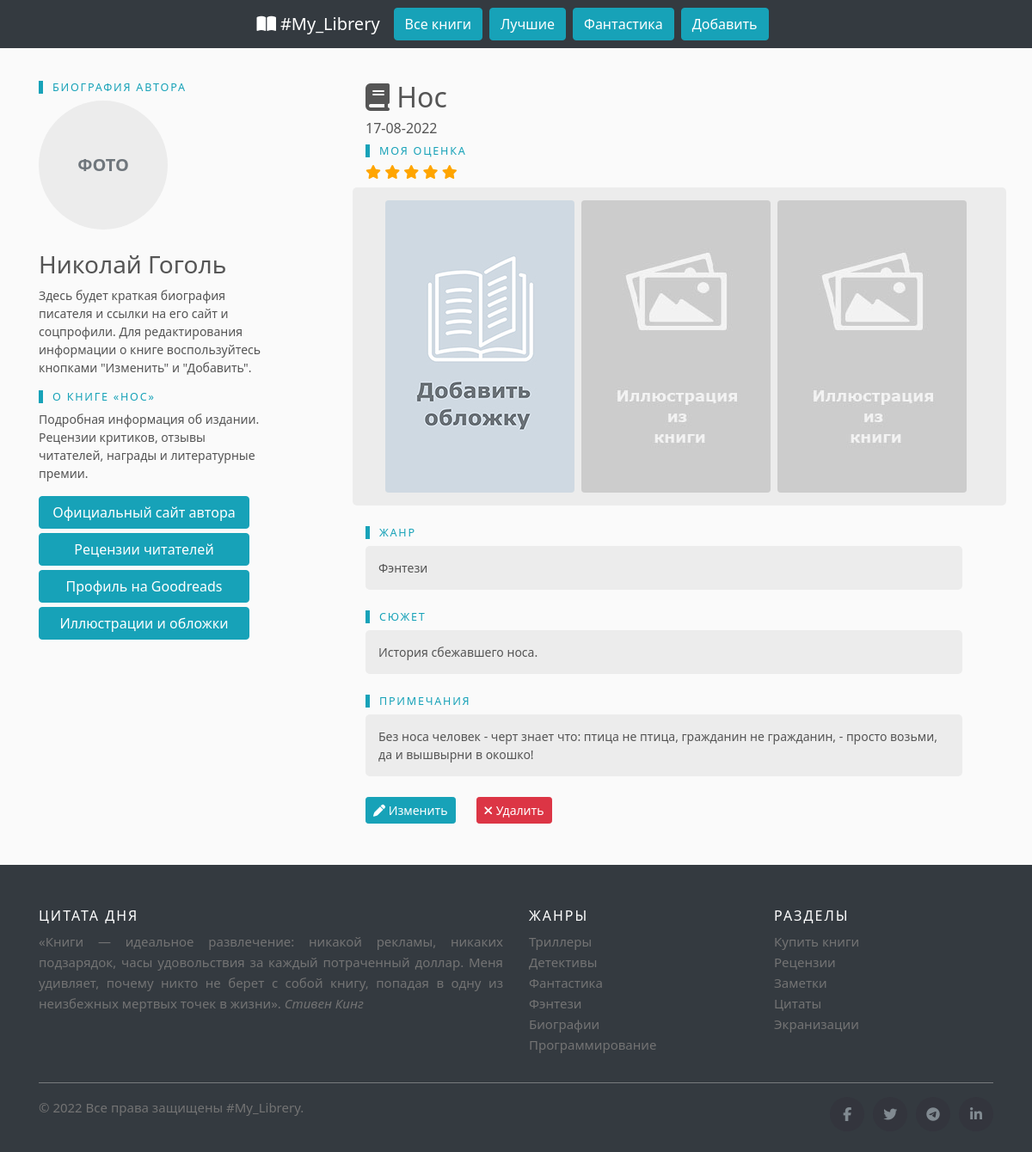
/1/, run on the app's committed database.
### reader/models.py (models this page shows, shortened)
class Book(db.Model):
	id = db.Column(db.Integer, primary_key=True)
	title = db.Column(db.String(100), unique=True, nullable=False)
	author = db.Column(db.String(100), nullable=False)
	genre = db.Column(db.String(20), nullable=False)
	rating = db.Column(db.Integer)
	cover = db.Column(db.String(50), nullable=False, default='default.jpg')
	description = db.Column(db.Text)
	notes = db.Column(db.Text)
	created_at = db.Column(db.DateTime(timezone=True), server_default=func.now())

### reader/routes.py (the view)
@app.route("/<int:book_id>/")
def book(book_id):
    book = Book.query.get_or_404(book_id)
    return render_template("book.html", book=book)

### reader/templates/book.html (shortened to what this page needs)
{% extends 'base/base.html' %}
{% block content %}
<div class="container" style="margin-top:30px">
  <div class="row">
    <div class="col-sm-4">
      <h4 class="heading">Биография автора</h4>
      <div class="circle">
        <span>Фото</span>
      </div>
      <div class="book">
      <h3 class="mt-4">{{ book.author }}</h5>
      <p>Здесь будет краткая биография писателя и ссылки на его сайт и соцпрофили. Для редактирования информации о книге воспользуйтесь кнопками "Изменить" и "Добавить".</p>
      <h4 class="heading">О книге «{{ book.title }}»</h4>
      <p>Подробная информация об издании. Рецензии критиков, отзывы читателей, награды и литературные премии.</p>
    </div>
<div class="col-xs-12 sidebutton-wrapper">
  <button type="button" class="btn btn-info">Официальный сайт автора</button>
  <button type="button" class="btn btn-info">Рецензии читателей</button>
  <button type="button" class="btn btn-info">Профиль на Goodreads</button>
  <button type="button" class="btn btn-info">Иллюстрации и обложки</button>
</div>
    </div>
    <div class="col-sm-8">
      <h2><i class="fa fa-book"></i> {{ book.title }}</h2>
      <h6>{{ book.created_at.strftime('%d-%m-%Y') }}</h6>
          <h4 class="heading">Моя оценка</h4>
          <h6>{% set stars = book.rating | int %}
          {% for n in range(stars) %}
          <span class="fa fa-star checked" style="color:orange"></span>
          {% endfor %}
      </h6>
      <div class="book-cover row justify-content-center  mb-4">
          <a href="{{ url_for('send_file', filename=book.cover) }}"><img src="{{ url_for('send_file', filename=book.cover) }}" class="rounded mr-2" alt="Обложка {{ book.title }}"></a>
          <a href="{{ url_for('send_file', filename='illustration.jpg') }}"><img src="{{ url_for('send_file', filename='illustration.jpg') }}" class="rounded mr-2" alt="Обложка {{ book.title }}"></a>
          <a href="{{ url_for('send_file', filename='illustration.jpg') }}"><img src="{{ url_for('send_file', filename='illustration.jpg') }}" class="rounded mr-2" alt="Обложка {{ book.title }}"></a>
      </div>
      <div>
      <h4 class="heading">Жанр</h4>
      <div class="book-info mb-4">
      <p>{{ book.genre.title() }}</p>
      </div>
      <h4 class="heading">Сюжет</h4>
      <div class="book-info mb-4">
      <p>{{ book.description }}</p>
      </div>
      <h4 class="heading">Примечания</h4>
      <div class="book-info mb-4">
      <p>{{ book.notes }}</p>
      </div>
            <div class="text-center d-flex">
      <button type="button" class="btn btn-info btn-sm mr-4">
       <a href="#" style="color:white; text-decoration:none"><i class="fas fa-pen"></i> Изменить</a>
      </button>
      <form action="{{ url_for('delete', book_id=book.id) }}" method="POST">
        <button class='btn btn-danger btn-sm' type="submit" value="Удалить" onclick="return confirm('Удалить книгу?')"><i class="fa fa-times"></i> Удалить</button>
      </form>
    </div>
 </div>
  </div>
   </div>
    </div>
{% endblock %}

### reader/static/css/style.css (style rules this page uses)
:root { --bs-font-sans-serif: system-ui, -apple-system, "Segoe UI", Roboto, "Helvetica Neue", Arial, "Noto Sans", "Liberation Sans", sans-serif, "Apple Color Emoji", "Segoe UI Emoji", "Segoe UI Symbol", "Noto Color Emoji"; --bs-font-monospace: SFMono-Regular, Menlo, Monaco, Consolas, "Liberation Mono", "Courier New", monospace; }
* { box-sizing: border-box; }
html, body { width: 100%; height: 100%; }
.circle { width: 150px; height: 150px; background: #ececec; text-align: center; border-radius: 100%; font-size: 20px; padding-top: 10px; }
.circle span { font-size: 20px; color: #6f767c; text-transform: uppercase; font-weight: 900; margin-top: 50px; display: block; }
body { padding: 1rem 0; background: #fafafa; color:#555; font-family:var(--bs-font-sans-serif); font-size:0.875rem; font-weight:400; }
h2, .h2 { font-size:calc(1.325rem + .9vw) }
@media (min-width: 1200px) { h2, .h2 { font-size:2rem; color: #555; } }
h3, .h3 { font-size:calc(1.3rem + .6vw) }
@media (min-width: 1200px) { h3, .h3 { font-size:1.75rem } }
h4, .h4 { font-size:calc(1.275rem + .3vw) }
@media (min-width: 1200px) { h4, .h4 { font-size:1.5rem } }
h6, .h6 { font-size:1rem }
a { color:#4f4f4f }
.book p { width:75%; }
.book-info p { width:95%; border-radius: 5px; background-color: #ececec; padding: 15px }
.book-cover { width:auto; border-radius: 5px; background-color: #ececec; padding: 15px }
.heading { position:relative; padding-left:1rem; font-size:.9em; text-transform:uppercase; letter-spacing:0.11rem; color:#17a2b8 }
.heading:before { content:""; display:inline-block; width:5px; height:100%; background:#17a2b8; position:absolute; left:0; top:0 }
.sidebutton-wrapper .btn { margin-bottom:5px; width: 70%; }

### data on the page
Book: author "Николай Гоголь", title "НОС", title "Нос", created_at "17-08-2022", rating 5 (drawn), cover (placeholder picture), genre "Фэнтези", description "История сбежавшего носа.", notes "Без носа человек - черт знает что: птица не птица, гражданин не гражданин, - просто возьми, да и вышвырни в окошко!"
